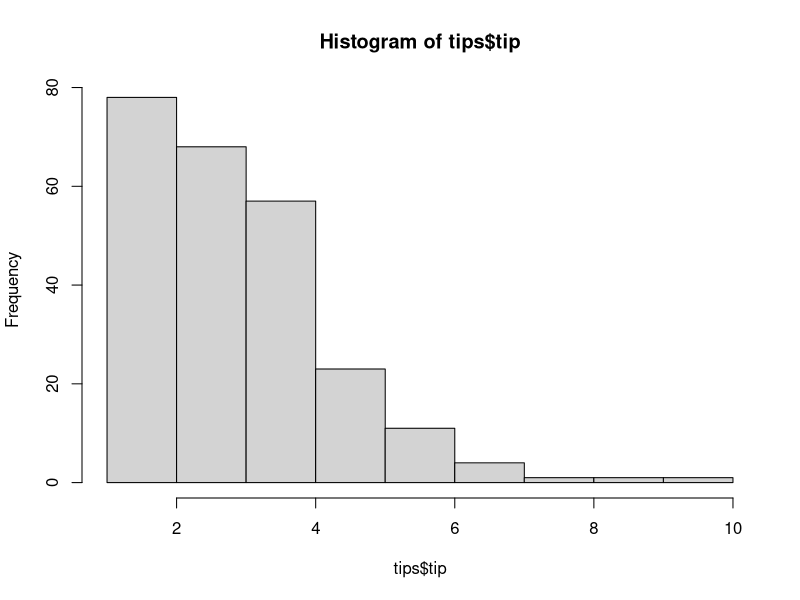

Reproduce this figure in R.
data(tips, package='reshape2')
head(tips)

tips$tip

mean(tips$tip)

t.test(tips$tip, mu=3.00, alternative='two.sided')

hist(tips$tip)